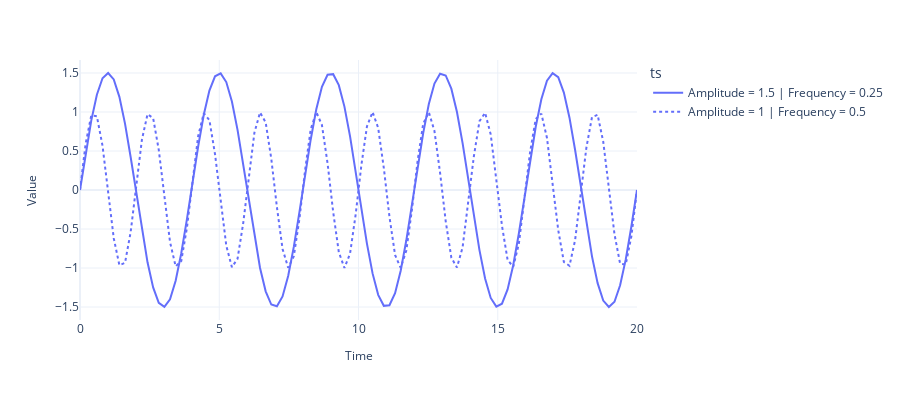

Notebook code for this chart:
### Code cell
fig = plot_time_series(
    time=regular_time_samples, 
    values=[samples_1, samples_2], 
    label="",
    legends=["Amplitude = 1.5 | Frequency = 0.25", "Amplitude = 1 | Frequency = 0.5"]
    )
fig.show()
